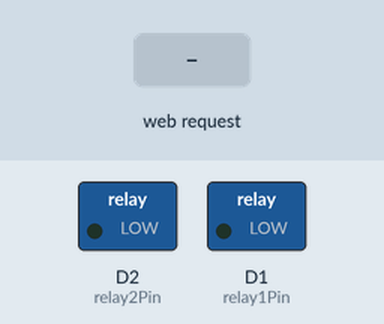
A sketch run on a simulated ESP8266 (NodeMCU). Parts: switched loads named in the sketch (green lamp = pin HIGH). Inputs (shaded band) come from the test bench. What the sketch prints to the serial monitor is not drawn.

Above: at 1.2 s.
1.3 s: HTTP request GET /control?r1=off received
At 2.5 s:
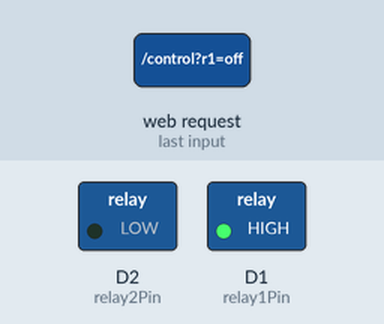
2.8 s: HTTP request GET /control?r2=off received
At 4.0 s:
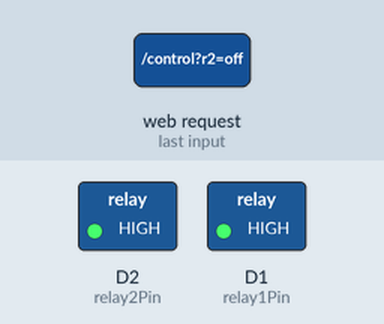
4.3 s: HTTP request GET /control?r1=on received
At 5.2 s:
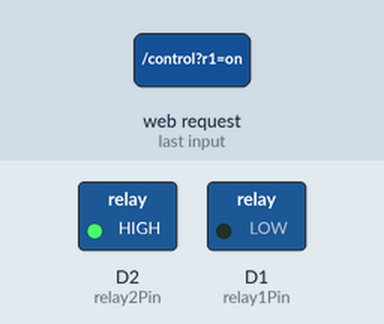
5.8 s: HTTP request GET /control?r2=on received
At 6.5 s:
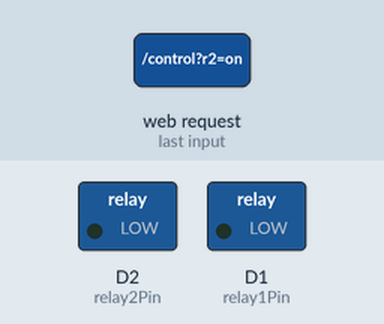
Timing chart, 0 to 8.3 s (numbered marks = the images above; inputs shaded):
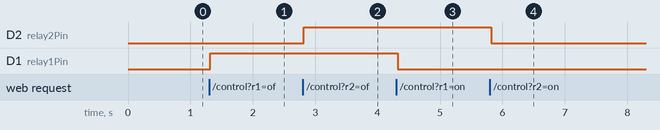

Measured:
- after the input at 1.3 s, D1 (relay1Pin): LOW → HIGH at once
- after the input at 2.8 s, D2 (relay2Pin): LOW → HIGH at once
- after the input at 4.3 s, D1 (relay1Pin): HIGH → LOW at once
- after the input at 5.8 s, D2 (relay2Pin): HIGH → LOW at once

The sketch:

Wireless_Smart_Hub.ino
```cpp
/////////////////////  Project ///////////////////////////////
///////////////// Wireless Smart Hub /////////////////////////

#include <ESP8266WiFi.h>
#include <WiFiClient.h>
#include <ESP8266WebServer.h>
#include <ESP8266mDNS.h>


int relay1Pin = D1;//define a pin for relay
int relay2Pin = D2;//define a pin for relay

int relay1State = 1;//initial state . 1 ON, 0 OFF
int relay2State = 1;//initial state . 1 ON, 0 OFF


String button1Lable1 ="Switch1_ON";
String button1Lable2 ="Switch1_OFF";
String button2Lable1 ="Switch2_ON";
String button2Lable2 ="Switch2_OFF";


#define APSSID "AP_Name" // your WiFi SSID
#define APPSK  "AP_Password" //your WiFi password


const char *ssid = APSSID;
const char *password = APPSK;

ESP8266WebServer server(80);

/////////////////////////////////////////////////////////////////////////////////////

void handleRoot() {
String HTML ="<!DOCTYPE html>\<html>\<head>\<title> Control Panel</title>\<meta name=\"viewport\" content=\"width=device-width, initial-scale=1\">\<style>\html,body{width:100%\;height:100%\;margin:0}*{box-sizing:border-box}.colorAll{background-color:#90ee90}.colorBtn{background-color:#add8e6}.angleButtdon,a{font-size:30px\;border:1px solid #ccc\;display:table-caption\;padding:7px 10px\;text-decoration:none\;cursor:pointer\;padding:5px 6px 7px 10px}a{display:block}.btn{margin:5px\;border:none\;display:inline-block\;vertical-align:middle\;text-align:center\;white-space:nowrap}";

HTML +="</style></head><body><h1> Control Panel </h1>";

if(relay1State){
HTML +="<div class=\"btn\"><a class=\"angleButton\" style=\"background-color:#f56464\"  href=\"/control?r1=off\">";
HTML +=button1Lable2;
}else{
HTML +="<div class=\"btn\"><a class=\"angleButton \" style=\"background-color:#90ee90\"  href=\"/control?r1=on\">";
HTML +=button1Lable1;
}
HTML +="</a></div>";

if(relay2State){
HTML +="<div class=\"btn\"><a class=\"angleButton\" style=\"background-color:#f56464\"  href=\"/control?r2=off\">";
HTML +=button2Lable2;
}else{
HTML +="<div class=\"btn\"><a class=\"angleButton \" style=\"background-color:#90ee90\"  href=\"/control?r2=on\">";
HTML +=button2Lable1;
}
HTML +="</a></div></body></html>";
server.send(200, "text/html", HTML);
}

////////////////////////////////////////////////////////////////////////////////////////////

void handleNotFound() {

String message = "File Not Found";
message += "URI: ";
message += server.uri();
message += "Method: ";
message += (server.method() == HTTP_GET) ? "GET" : "POST";
message += "Arguments: ";
message += server.args();
message += "";

for (uint8_t i = 0; i < server.args(); i++) {
message += " " + server.argName(i) + ": " + server.arg(i) + "";
}

server.send(404, "text/plain", message);

}

/////////////////////////////////////////////////////////////////////////////////////////////////

void setup(void) {
pinMode(relay1Pin, OUTPUT);  // define a pin as output for relay
pinMode(relay2Pin, OUTPUT);  // define a pin as output for relay

Serial.begin(115200);  //initialize the serial monitor

WiFi.mode(WIFI_AP);   //Setting WiFi Mode as Access Point
WiFi.softAP(ssid, password); //WiFi AP setup

Serial.println("Server Started  ");
Serial.print("To Access Contro Panel you'll have to connect to AP by using SSID = ");
Serial.print(ssid);
Serial.print("   &  PassKey = ");
Serial.print(password);

//The mDNS responder is used to provide a domain name for the ESP8266 on the local network

if (MDNS.begin("ESP8266_Control-Panel")) {
Serial.println("  MDNS responder started");
Serial.println("access it via http://ESP8266_Control-Panel");
}

server.on("/", handleRoot);
server.on("/control", HTTP_GET, relayControl);
server.onNotFound(handleNotFound);
server.begin();
Serial.println("HTTP server started");

}

//////////////////////////////////////////////////////////////////////////////////////////////////////

void loop(void) {

server.handleClient();
MDNS.update();

if(relay1State ==1)
{
digitalWrite(relay1Pin, LOW);
}else
{
digitalWrite(relay1Pin, HIGH);
}

if(relay2State ==1)
{
digitalWrite(relay2Pin, LOW);
}else{
digitalWrite(relay2Pin, HIGH);
}

delay(100);

}


/////////////////////////////////////////////////////////////////////////////////////////////////////////


//fuction for updating relaystate variables state..


void relayControl() {
if(server.arg("r1") == "on")
{
relay1State = 1;// set state of relay1 to ON
}else if(server.arg("r1") == "off"){
relay1State = 0;  // set state of relay1 to OFF
}

if(server.arg("r2") == "on") {
relay2State =1; // set state of relay2 to ON
}else if(server.arg("r2") == "off"){
relay2State =0;  // set state of relay2 to OFF
}

handleRoot();
}


///////////////////////////////////////   END   ///////////////////////////////////////////////////////////////
```
